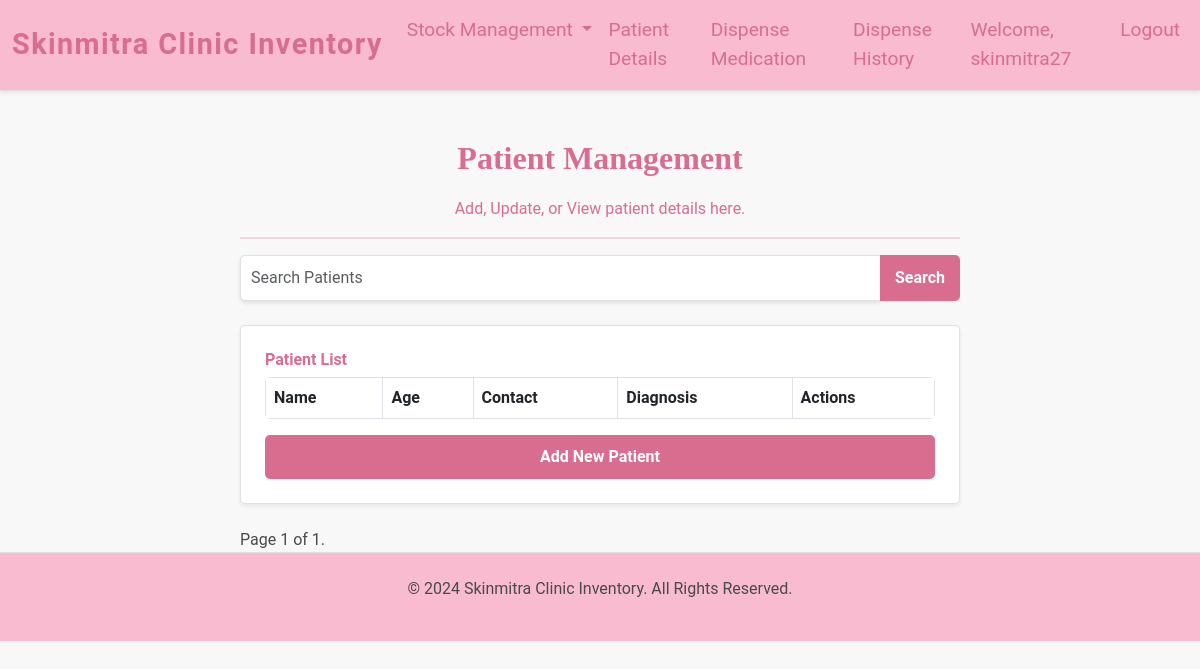
The app's page /patient_details/ (signed in), older data.
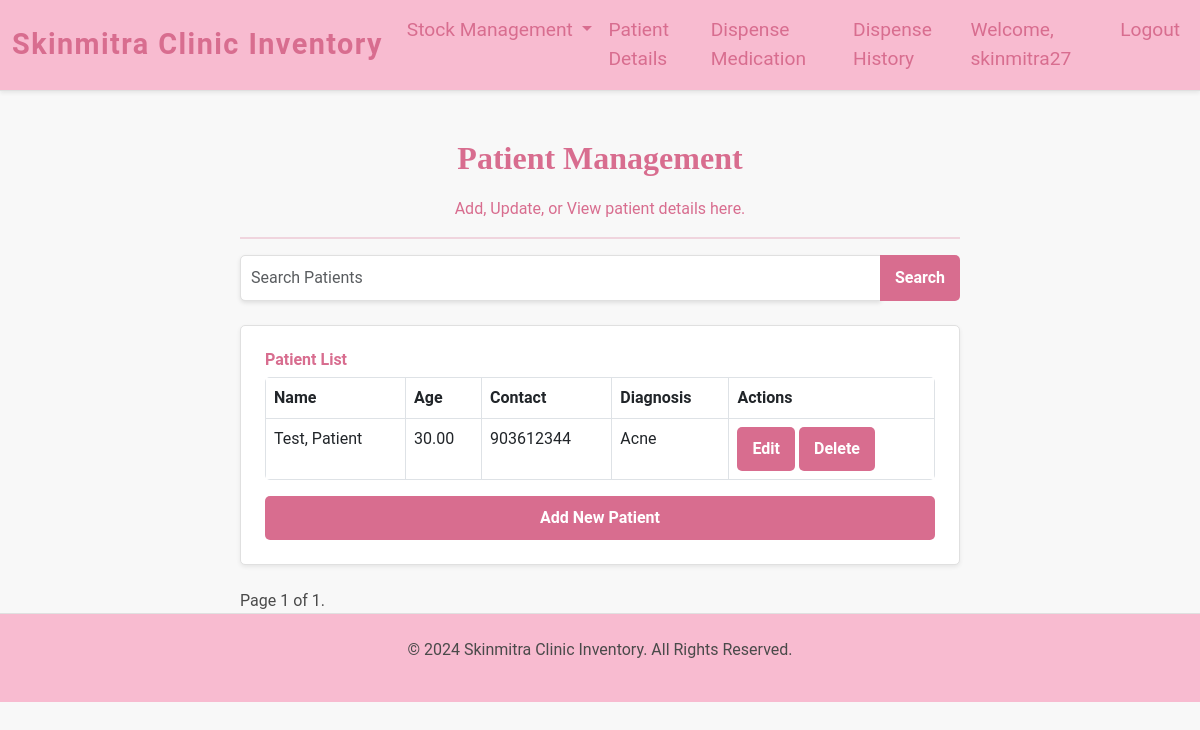
The same page, newer data.
### inventory/models.py (models this page shows, shortened)
class Patient(models.Model):
    name = models.CharField(max_length=255)
    age = models.DecimalField(max_digits=10, decimal_places=2)
    contact = models.CharField(max_length=15, blank=True, null=True)
    diagnosis = models.TextField(blank=True, null=True)

### inventory/views.py (the view)
# urls.py: path('patient_details/', views.patient_details, name='patient_details'),
@login_required
def patient_details(request):
    search_query = request.GET.get('search')
    if search_query:
        patients = Patient.objects.filter(
            Q(name__icontains=search_query) |
            Q(contact__icontains=search_query) |
            Q(diagnosis__icontains=search_query)
        )
    else:
        patients = Patient.objects.all()
    paginator = Paginator(patients, 10)  # Show 10 patients per page
    page_number = request.GET.get('page')
    page_obj = paginator.get_page(page_number)
    return render(request, 'patient_details.html', {'page_obj': page_obj, 'search_query': search_query})

### inventory/templates/patient_details.html (shortened to what this page needs)
{% extends "base.html" %}
{% block content %}
<div class="container mt-5">
    <div class="row justify-content-center">
        <div class="col-md-8">
            <div class="text-center">
                <h1 class="patient-details-heading">Patient Management</h1>
                <p class="lead-text">Add, Update, or View patient details here.</p>
                <hr style="border: 1px solid #d86d8f;">
            </div>
            <form method="GET" action="{% url 'patient_details' %}" class="mb-4">
                <div class="input-group">
                    <input type="text" class="form-control" name="search" placeholder="Search Patients" value="{{ request.GET.search }}">
                    <button class="btn btn-outline-secondary" type="submit">Search</button>
                </div>
            </form>
            <div class="card shadow-sm p-4 mb-4">
                <h3 class="form-label text-primary">Patient List</h3>
                <div class="table-responsive">
                    <table class="table table-bordered">
                        <thead>
                            <tr>
                                <th>Name</th>
                                <th>Age</th>
                                <th>Contact</th>
                                <th>Diagnosis</th>
                                <th>Actions</th>
                            </tr>
                        </thead>
                        <tbody>
                            {% for patient in page_obj %}
                            <tr>
                                <td>{{ patient.name }}</td>
                                <td>{{ patient.age }}</td>
                                <td>{{ patient.contact }}</td>
                                <td>{{ patient.diagnosis|default:"Not Added" }}</td>
                                <td>
                                    <button class="btn btn-warning btn-sm" data-bs-toggle="modal" data-bs-target="#editPatientModal{{ patient.id }}">Edit</button>
                                    <button class="btn btn-danger btn-sm" data-bs-toggle="modal" data-bs-target="#deletePatientModal{{ patient.id }}">Delete</button>
                                </td>
                            </tr>
                            {% endfor %}
                        </tbody>
                    </table>
                </div>
                <button class="btn btn-primary" data-bs-toggle="modal" data-bs-target="#addPatientModal">Add New Patient</button>
            </div>
            <div class="pagination">
                <span class="step-links">
                    <span class="current">
                        Page {{ page_obj.number }} of {{ page_obj.paginator.num_pages }}.
                    </span>
                </span>
            </div>
        </div>
    </div>
</div>
{% endblock %}

Row changes from the older to the newer data that the page shows:
added Patient: name "Test, Patient", age "30.00", contact "903612344", diagnosis "Acne"
